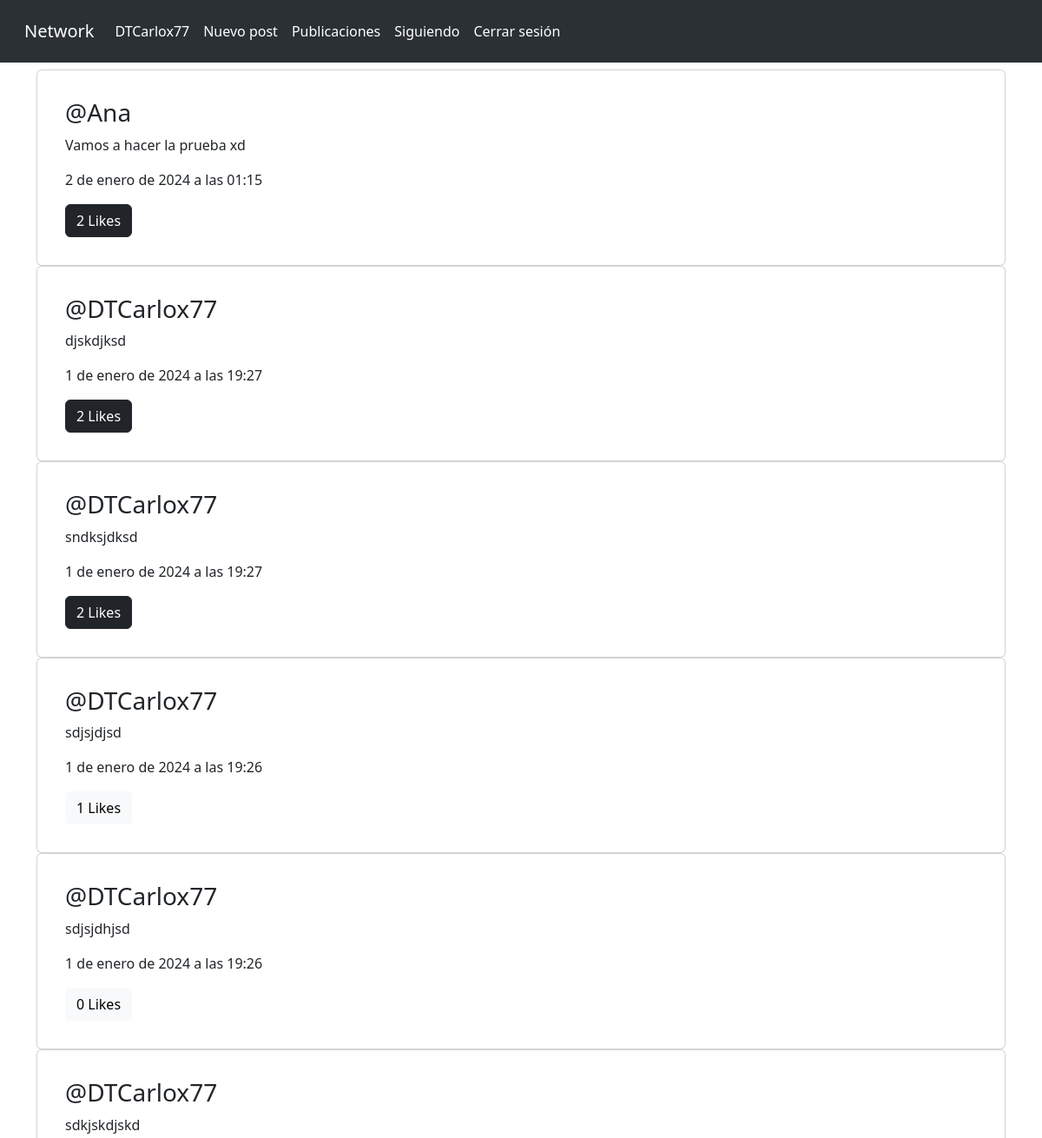
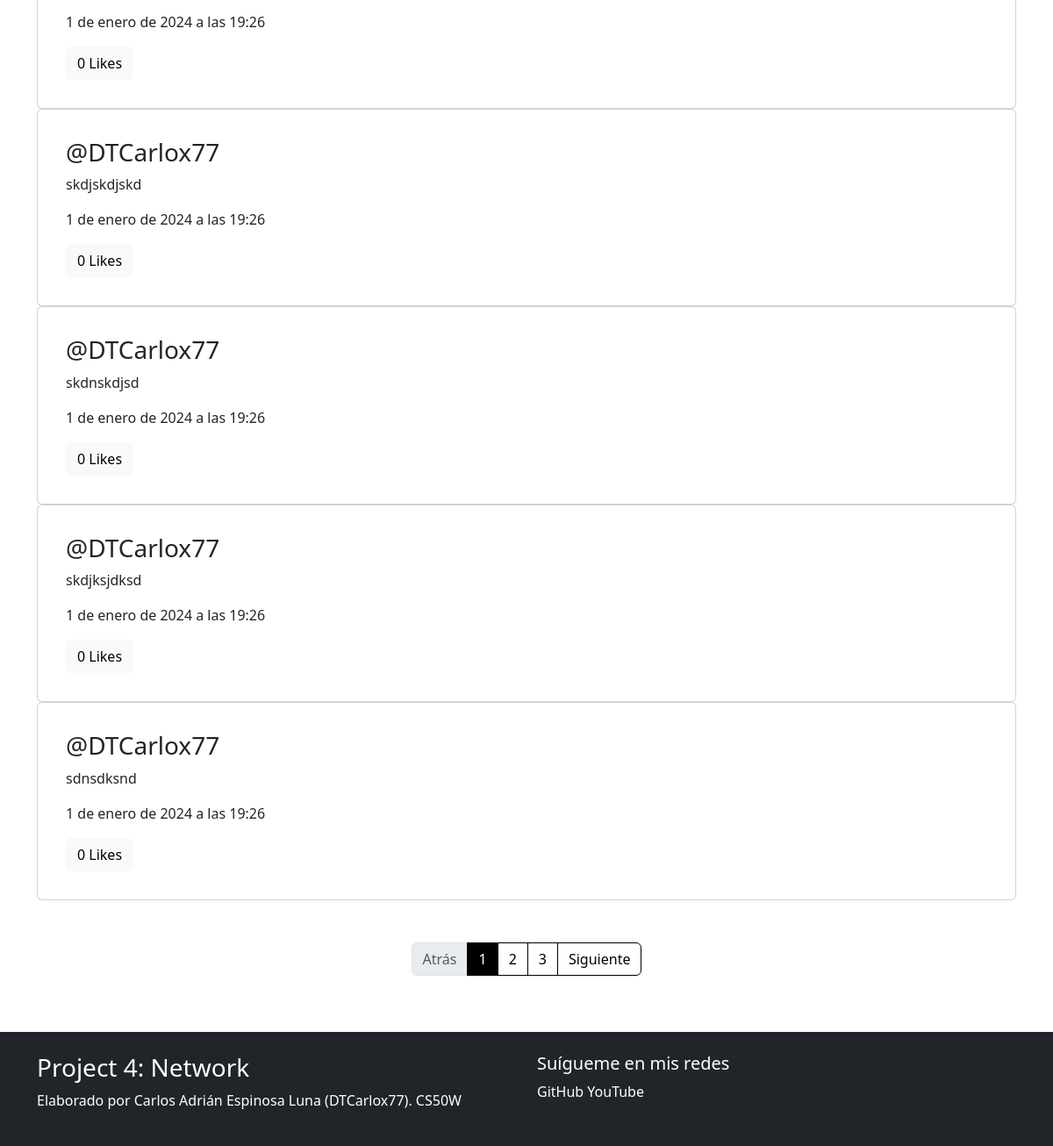
/posts/ (signed in), run on the app's committed database (2 pictures, top to bottom).
### network/models.py (models this page shows, shortened)
class CustomUser(AbstractUser):
    correo = models.EmailField(unique=True)
    name = models.CharField(max_length=40)
    lastname = models.CharField(max_length=40)
    biografia = models.TextField(blank=True)
    def __str__(self):
        return self.username

class Post(models.Model):
    autor = models.ForeignKey(CustomUser, on_delete=models.CASCADE)
    contenido = models.TextField()
    fecha = models.DateTimeField(auto_now_add=True)
    likes = models.ManyToManyField(CustomUser, through=Like, related_name='post_likes')

### network/views.py (the view)
# urls.py: path('posts/', posts, name='posts'),
@login_required
def posts(request):
    all_posts = Post.objects.all().order_by('-fecha')
    paginator = Paginator(all_posts, 10)
    page = request.GET.get('page')
    try:
        page_posts = paginator.page(page)
    except PageNotAnInteger:
        page_posts = paginator.page(1)
    except EmptyPage:
        page_posts = paginator.page(paginator.num_pages)
    return render(request, 'posts.html', {'posts': page_posts})

### network/templates/posts.html (shortened to what this page needs)
{% extends "layouts/base.html" %}
{% block content %}
{% if posts %}
    {% for post in posts %}
    <div class="card">
        <div class="card-body m-3">
            <h3 class="card-title"><a class="text-decoration-none text-dark" href="/profile/{{ post.autor }}">@{{ post.autor }}</a></h3>
            <p class="card-text">{{ post.contenido }}</p>
            <p class="card-text">{{ post.fecha }}</p>
            <form method="POST" class="like-form">
                {% if request.user in post.likes.all %}
                    <button type="button" class="btn btn-primary btn-dark like_button" data-post-id="{{ post.id }}">
                        {{ post.likes.all.count }} Likes
                    </button>
                {% else %}
                    <button type="button" class="btn btn-primary btn-light like_button" data-post-id="{{ post.id }}">
                        {{ post.likes.all.count }} Likes
                    </button>
                {% endif %}
            </form>
        </div>
    </div>
    {% endfor %}
    <div class="d-flex justify-content-center mt-5">
        <nav aria-label="...">
            <ul class="pagination">
                {% if posts.has_previous %}
                    <li class="page-item">
                        <a class="page-link" href="?page={{ posts.previous_page_number }}">Atrás</a>
                    </li>
                {% else %}
                    <li class="page-item disabled">
                        <span class="page-link" href="?page=1">Atrás</span>
                    </li>
                {% endif %}
                {% for num in posts.paginator.page_range %}
                    <li class="page-item {% if num == posts.number%}active{% endif %}" aria-current="page">
                        <a class="page-link" href="?page={{ num }}">{{ num }}</a>
                    </li>
                {% endfor %}
                {% if posts.has_next %}
                    <li class="page-item">
                        <a class="page-link" href="?page={{ posts.next_page_number }}">Siguiente</a>
                    </li>
                {% else %}
                    <li class="page-item disabled">
                        <span class="page-link">Siguiente</span>
                    </li>
                {% endif %}
            </ul>
        </nav>
    </div>
{% else %}
    <div class="container mt-4 border p-4">
        <h2>Aún no hay publicaciones</h2>
        <a class="text-decoration-none" href="{% url 'new' %}">Sé el primero en hacer un post</a>
    </div>
{% endif %}
{% endblock %}

### network/templates/layouts/base.html (shortened to what this page needs)
{% load static %}
<!DOCTYPE html>
<html lang="en">
<head>
    <link rel="stylesheet" href="{% static 'css/style.css' %}">
    <link href="https://cdn.jsdelivr.net/npm/bootstrap@5.3.2/dist/css/bootstrap.min.css" rel="stylesheet">
</head>
<body>
    {% if user.is_authenticated %}
    <nav class="navbar navbar-expand-lg bg-body-tertiary fixed-top p-3 bg-dark" data-bs-theme="dark">
        <div class="container-fluid">
            <a class="navbar-brand" href="{% url 'main' %}">Network</a>
            <div class="collapse navbar-collapse" id="navbarNavAltMarkup">
                <div class="navbar-nav">
                    <a class="nav-link active" aria-current="page" href="{% url 'profile' user.username %}">{{ user.username }}</a>
                    <a class="nav-link active" aria-current="page" href="{% url 'new' %}">Nuevo post</a>
                    <a class="nav-link active" aria-current="page" href="{% url 'posts' %}">Publicaciones</a>
                    <a class="nav-link active" aria-current="page" href="{% url 'following' %}">Siguiendo</a>
                    <a class="nav-link active" aria-current="page" href="{% url 'exit' %}">Cerrar sesión</a>
                </div>
            </div>
        </div>
    </nav>
    {% endif %}
    <div class="container cuerpo">
        {% block content %}
        {% endblock %}
    </div>
    <footer class="bg-dark text-white p-4 mt-5 bottom">
        <div class="container">
            <div class="row">
                <div class="col-md-6">
                    <h3>Project 4: Network</h3>
                    <p>Elaborado por Carlos Adrián Espinosa Luna (DTCarlox77). CS50W</p>
                </div>
                <div class="col-md-6 text-md-right">
                    <h5>Suígueme en mis redes</h5>
                    <a target="_blank" href="https://github.com/DTCarlox77" class="text-white text-decoration-none">GitHub</a>
                    <a target="_blank" href="https://www.youtube.com/channel/UCnUWCagaLT2qAK1Rl2VAfzQ" class="text-white text-decoration-none">YouTube</a>
                </div>
            </div>
        </div>
    </footer>
</body>
</html>

### network/static/css/style.css (style rules this page uses)
body { width: 100%; min-height: 100vh; height: 100vh; }
footer { margin-top: auto; }
.pagination .page-link { background-color: #fff; color: #000; border-color: black; }
.pagination .page-item.active .page-link { background-color: black; color: white; border-color: black; }
.cuerpo { margin-top: 80px; }

### data on the page
CustomUser: username "DTCarlox77"
Post: autor "Ana", contenido "Vamos a hacer la prueba xd", fecha "2 de enero de 2024 a las 01:15", likes.all.count "2"
Post: autor "DTCarlox77", contenido "djskdjksd", fecha "1 de enero de 2024 a las 19:27", likes.all.count "2"
Post: autor "DTCarlox77", contenido "sndksjdksd", fecha "1 de enero de 2024 a las 19:27", likes.all.count "2"
Post: autor "DTCarlox77", contenido "sdjsjdjsd", fecha "1 de enero de 2024 a las 19:26", likes.all.count "1"
Post: autor "DTCarlox77", contenido "sdjsjdhjsd", fecha "1 de enero de 2024 a las 19:26", likes.all.count "0"
Post: autor "DTCarlox77", contenido "sdkjskdjskd", fecha "1 de enero de 2024 a las 19:26", likes.all.count "0"
Post: autor "DTCarlox77", contenido "skdjskdjskd", fecha "1 de enero de 2024 a las 19:26", likes.all.count "0"
Post: autor "DTCarlox77", contenido "skdnskdjsd", fecha "1 de enero de 2024 a las 19:26", likes.all.count "0"
Post: autor "DTCarlox77", contenido "skdjksjdksd", fecha "1 de enero de 2024 a las 19:26", likes.all.count "0"
Post: autor "DTCarlox77", contenido "sdnsdksnd", fecha "1 de enero de 2024 a las 19:26", likes.all.count "0"

### other printed values
{{ num }} "1" "2" "3"
